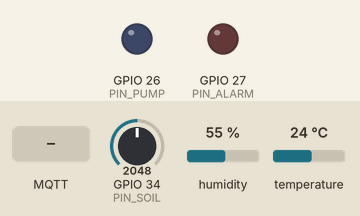
Bench run of a program on a simulated ESP32. On the bench: output pins drawn as LEDs (lit = HIGH). Inputs (shaded band) come from the test bench; at power-on: GPIO 34 (PIN_SOIL) = 2048, temperature 24 °C, humidity 55 % (analog values on the 0–4095 scale). WiFi joins after 1.5 s; servers stay silent unless stated; uploads are accepted with an empty reply; no MQTT or app messages arrive unless stated; not simulated (calls return 0 or success): secrets.h; names the files do not define were given values by the test bench: MQTT_PORT = 1883; what the program prints to the serial monitor is not drawn.

Above: at 2.9 s.
3.0 s: GPIO 34 (PIN_SOIL) set to 2638
11.5 s: GPIO 34 (PIN_SOIL) set to 2751
At 13.0 s:
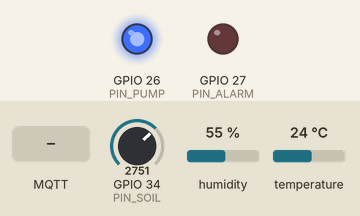
13.5 s: temperature set to 37.5 °C
16.5 s: temperature set to 38.6 °C
At 18.8 s:
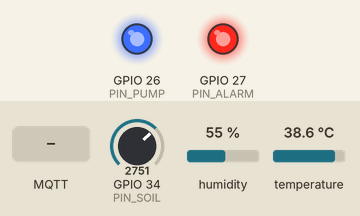
19.5 s: MQTT message "PUMP_OFF" arrives on the first subscribed topic
At 20.0 s:
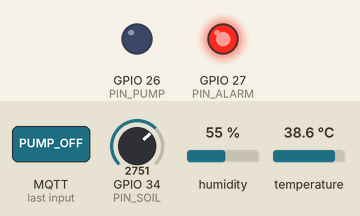
21.0 s: MQTT message "PUMP_ON" arrives on the first subscribed topic
At 22.4 s:
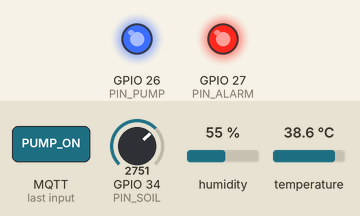
Timing chart, 0 to 23.5 s (numbered marks = the images above; inputs shaded):
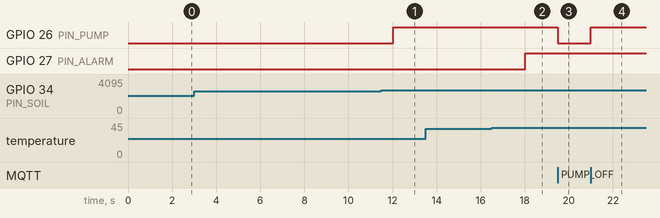

Measured:
- the behaviour switches between 2702 and 2703 on GPIO 34 (PIN_SOIL) (found by bisection; images 0 and 1)
- the behaviour switches between 38 and 38.1 °C on temperature (found by bisection; images 1 and 2)
- after the input at 3.0 s, every drawn part: stays the same
- after the input at 11.5 s, GPIO 26 (PIN_PUMP): LOW → HIGH after 0.53 s
- after the input at 13.5 s, every drawn part: stays the same
- after the input at 16.5 s, GPIO 27 (PIN_ALARM): LOW → HIGH after 1.5 s
- after the input at 19.5 s, GPIO 26 (PIN_PUMP): HIGH → LOW at once
- after the input at 21.0 s, GPIO 26 (PIN_PUMP): LOW → HIGH at once

The program:

main.cpp
```cpp
/*
 * ============================================================
 *  PAMETNO NAVODNJAVANJE S DETEKCIJOM VLAGE TLA
 *  Predmet: Dizajn i razvoj IoT projekata (IoT_21221)
 * ------------------------------------------------------------
 *  Hardver (simulirano u Wokwi):
 *    - ESP32 DevKit C v4
 *    - Senzor vlage tla  -> simuliran potenciometrom na GPIO34 (ADC1_CH6)
 *    - DHT22 (temperatura + vlaznost zraka) na GPIO15
 *    - LED "PUMPA" (plava) na GPIO26
 *    - LED "ALARM" (crvena) na GPIO27
 *
 *  Cloud:
 *    - HiveMQ Cloud  -> MQTT preko TLS (port 8883)
 *    - ThingSpeak    -> HTTP upis u kanal (field1..field4)
 *
 *  Dashboard:
 *    - IoT MQTT Panel (Android) ili HiveMQ Web Client
 * ============================================================
 */

#include <WiFi.h>
#include <WiFiClientSecure.h>
#include <PubSubClient.h>
#include <HTTPClient.h>
#include <DHT.h>
#include <ArduinoJson.h>

// ================= KONFIGURACIJA (popuni svojim podacima) ====
#include "secrets.h"

// ================= PINOVI ====================================
#define PIN_SOIL   34    // ADC1_CH6 — samo ulaz!
#define PIN_DHT    15
#define PIN_PUMP   26
#define PIN_ALARM  27

#define DHTTYPE DHT22
DHT dht(PIN_DHT, DHTTYPE);

// ================= PRAGOVI (histereza) =======================
int thDry = 35;                 // ispod -> ukljuci pumpu
int thWet = 60;                 // iznad -> iskljuci pumpu
const float TEMP_ALARM = 38.0;  // temperaturni alarm

// ================= VREMENSKI INTERVALI =======================
const unsigned long T_SAMPLE    = 2000;   // citanje senzora
const unsigned long T_MQTT      = 5000;   // slanje telemetrije
const unsigned long T_TS        = 20000;  // ThingSpeak (min 15 s)
const unsigned long PUMP_MAX_MS = 60000;  // sigurnosni limit rada pumpe

unsigned long tSample = 0, tMqtt = 0, tTs = 0, pumpStart = 0;

// ================= STANJE ====================================
bool  pumpOn = false;
bool  autoMode = true;
float temperature = NAN, humidity = NAN;
int   soilPct = 0;
int   rawAdc = 0;

WiFiClientSecure netSecure;
PubSubClient mqtt(netSecure);

// ================= SENZOR VLAGE ==============================
int readSoilPercent() {
  long sum = 0;
  for (int i = 0; i < 10; i++) { sum += analogRead(PIN_SOIL); delay(2); }
  rawAdc = sum / 10;
  // Kapacitivni senzor: suho = visok napon, mokro = nizak -> invertujemo.
  int pct = map(rawAdc, 0, 4095, 100, 0);
  return constrain(pct, 0, 100);
}

// ================= UPRAVLJANJE PUMPOM ========================
void publishStatus(const char* reason) {
  StaticJsonDocument<160> doc;
  doc["pump"]   = pumpOn ? "ON" : "OFF";
  doc["reason"] = reason;
  doc["mode"]   = autoMode ? "AUTO" : "MANUAL";
  char buf[160];
  serializeJson(doc, buf);
  if (mqtt.connected()) mqtt.publish(TOPIC_STATUS, buf, true);  // retained
}

void setPump(bool on, const char* reason) {
  if (on == pumpOn) return;
  pumpOn = on;
  digitalWrite(PIN_PUMP, on ? HIGH : LOW);
  if (on) pumpStart = millis();
  Serial.printf("[PUMPA] %s (%s)\n", on ? "UKLJUCENA" : "ISKLJUCENA", reason);
  publishStatus(reason);
}

// ================= WIFI ======================================
void connectWiFi() {
  Serial.print("WiFi...");
  WiFi.mode(WIFI_STA);
  WiFi.begin(WIFI_SSID, WIFI_PASS);
  unsigned long t0 = millis();
  while (WiFi.status() != WL_CONNECTED && millis() - t0 < 20000) {
    delay(300); Serial.print(".");
  }
  Serial.printf(" OK, IP: %s\n", WiFi.localIP().toString().c_str());
}

// ================= MQTT ======================================
void onMqttMessage(char* topic, byte* payload, unsigned int len) {
  String msg;
  for (unsigned int i = 0; i < len; i++) msg += (char)payload[i];
  Serial.printf("[MQTT RX] %s = %s\n", topic, msg.c_str());

  if (String(topic) == TOPIC_CMD) {
    if (msg == "PUMP_ON")       { autoMode = false; setPump(true,  "rucna komanda"); }
    else if (msg == "PUMP_OFF") { autoMode = false; setPump(false, "rucna komanda"); }
    else if (msg == "AUTO")     { autoMode = true;  Serial.println("[MODE] AUTO"); }
  } else if (String(topic) == TOPIC_CONFIG) {
    StaticJsonDocument<128> doc;
    if (!deserializeJson(doc, msg)) {
      if (doc.containsKey("dry")) thDry = doc["dry"];
      if (doc.containsKey("wet")) thWet = doc["wet"];
      if (thWet <= thDry) thWet = thDry + 5;
      Serial.printf("[CONFIG] dry=%d wet=%d\n", thDry, thWet);
    }
  }
}

void connectMqtt() {
  netSecure.setInsecure();  // za simulaciju/projekt; u produkciji ucitaj CA cert
  mqtt.setServer(MQTT_HOST, MQTT_PORT);
  mqtt.setCallback(onMqttMessage);
  mqtt.setBufferSize(512);

  int tries = 0;
  while (!mqtt.connected() && tries < 5) {
    Serial.print("MQTT...");
    if (mqtt.connect(MQTT_CLIENT_ID, MQTT_USER, MQTT_PASS)) {
      Serial.println(" spojen");
      mqtt.subscribe(TOPIC_CMD);
      mqtt.subscribe(TOPIC_CONFIG);
      publishStatus("inicijalizacija");
    } else {
      Serial.printf(" greska rc=%d, ponovo za 2 s\n", mqtt.state());
      delay(2000);
      tries++;
    }
  }
}

// ================= TELEMETRIJA ===============================
void publishTelemetry() {
  StaticJsonDocument<256> doc;
  doc["soil"] = soilPct;
  doc["raw"]  = rawAdc;
  doc["temp"] = isnan(temperature) ? 0 : round(temperature * 10) / 10.0;
  doc["hum"]  = isnan(humidity)    ? 0 : round(humidity * 10) / 10.0;
  doc["pump"] = pumpOn;
  doc["mode"] = autoMode ? "AUTO" : "MANUAL";
  doc["dry"]  = thDry;
  doc["wet"]  = thWet;
  doc["up_s"] = millis() / 1000;

  char buf[256];
  size_t n = serializeJson(doc, buf);
  mqtt.publish(TOPIC_TELEMETRY, buf, n);
  Serial.printf("[MQTT TX] %s\n", buf);
}

// ================= THINGSPEAK ================================
void sendThingSpeak() {
  if (WiFi.status() != WL_CONNECTED) return;
  HTTPClient http;
  String url = String(TS_URL) + "?api_key=" + TS_API_KEY
             + "&field1=" + String(soilPct)
             + "&field2=" + String(isnan(temperature) ? 0 : temperature, 1)
             + "&field3=" + String(isnan(humidity) ? 0 : humidity, 1)
             + "&field4=" + String(pumpOn ? 1 : 0);
  http.begin(url);
  int code = http.GET();
  Serial.printf("[ThingSpeak] HTTP %d\n", code);
  http.end();
}

// ================= LOGIKA UPRAVLJANJA ========================
void controlLogic() {
  // temperaturni alarm
  digitalWrite(PIN_ALARM, (!isnan(temperature) && temperature > TEMP_ALARM) ? HIGH : LOW);

  // sigurnosni timeout pumpe (radi u oba rezima)
  if (pumpOn && millis() - pumpStart > PUMP_MAX_MS) {
    setPump(false, "sigurnosni timeout");
    return;
  }
  if (!autoMode) return;

  if (!pumpOn && soilPct < thDry)      setPump(true,  "vlaga ispod donjeg praga");
  else if (pumpOn && soilPct >= thWet) setPump(false, "vlaga iznad gornjeg praga");
}

// ================= SETUP / LOOP ==============================
void setup() {
  Serial.begin(115200);
  delay(200);

  pinMode(PIN_PUMP, OUTPUT);
  pinMode(PIN_ALARM, OUTPUT);
  digitalWrite(PIN_PUMP, LOW);
  digitalWrite(PIN_ALARM, LOW);

  analogReadResolution(12);
  analogSetPinAttenuation(PIN_SOIL, ADC_11db);  // puni raspon 0–3.3 V
  dht.begin();

  connectWiFi();
  connectMqtt();
  Serial.println("Sistem spreman.\n");
}

void loop() {
  if (WiFi.status() != WL_CONNECTED) connectWiFi();
  if (!mqtt.connected()) connectMqtt();
  mqtt.loop();

  unsigned long now = millis();

  if (now - tSample >= T_SAMPLE) {
    tSample = now;
    soilPct = readSoilPercent();

    float t = dht.readTemperature();
    float h = dht.readHumidity();
    if (!isnan(t)) temperature = t;
    if (!isnan(h)) humidity = h;

    Serial.printf("Vlaga tla: %d%% | T: %.1f C | RH: %.1f%% | pumpa: %s | rezim: %s\n",
                  soilPct, temperature, humidity,
                  pumpOn ? "ON" : "OFF", autoMode ? "AUTO" : "MANUAL");
    controlLogic();
  }

  if (now - tMqtt >= T_MQTT && mqtt.connected()) { tMqtt = now; publishTelemetry(); }
  if (now - tTs   >= T_TS)                       { tTs   = now; sendThingSpeak();   }
}
```
